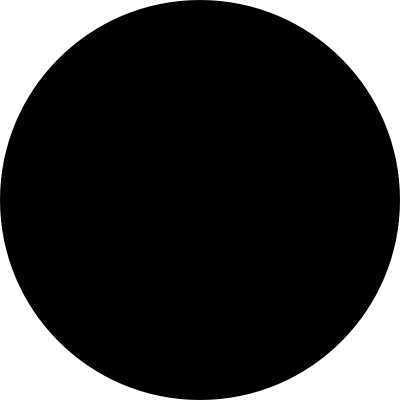
Frame 1 (no input)
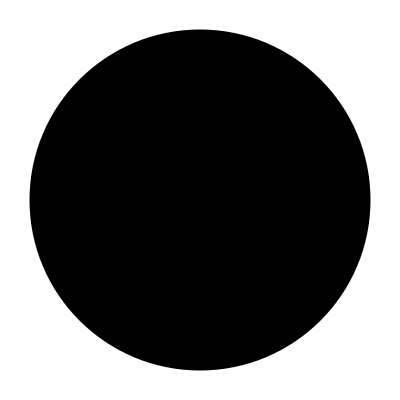
Frame 60 (the mouse pressed at the canvas centre just before this capture)
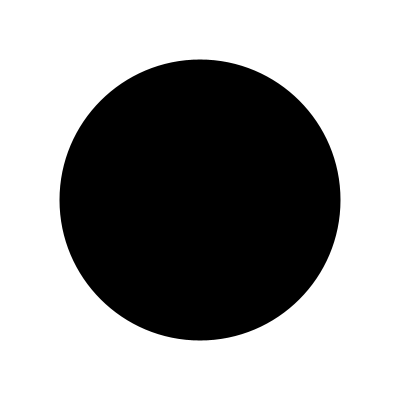
Frame 120 (the mouse held since frame 60 and released just before this capture)

The Processing sketch that drew these frames (run headless with seeded random() and noise(); from frame 60 on, the mouse is pressed at the canvas centre):

// Processing sketch: sketch_250917b
// ── sketch_250917b.pde
//Henry Wrede Black, Joey Burvis
//circle that fills the drawing window

float diam;

void setup(){
  size(400, 400);
  diam = width;
  
}

void draw() {
  background(255);
  ellipseMode(CENTER);
  
  noStroke();
  fill(0);
  
  ellipse(width/2, height/2, diam, diam);
  
  diam = diam - 1;
  
}
